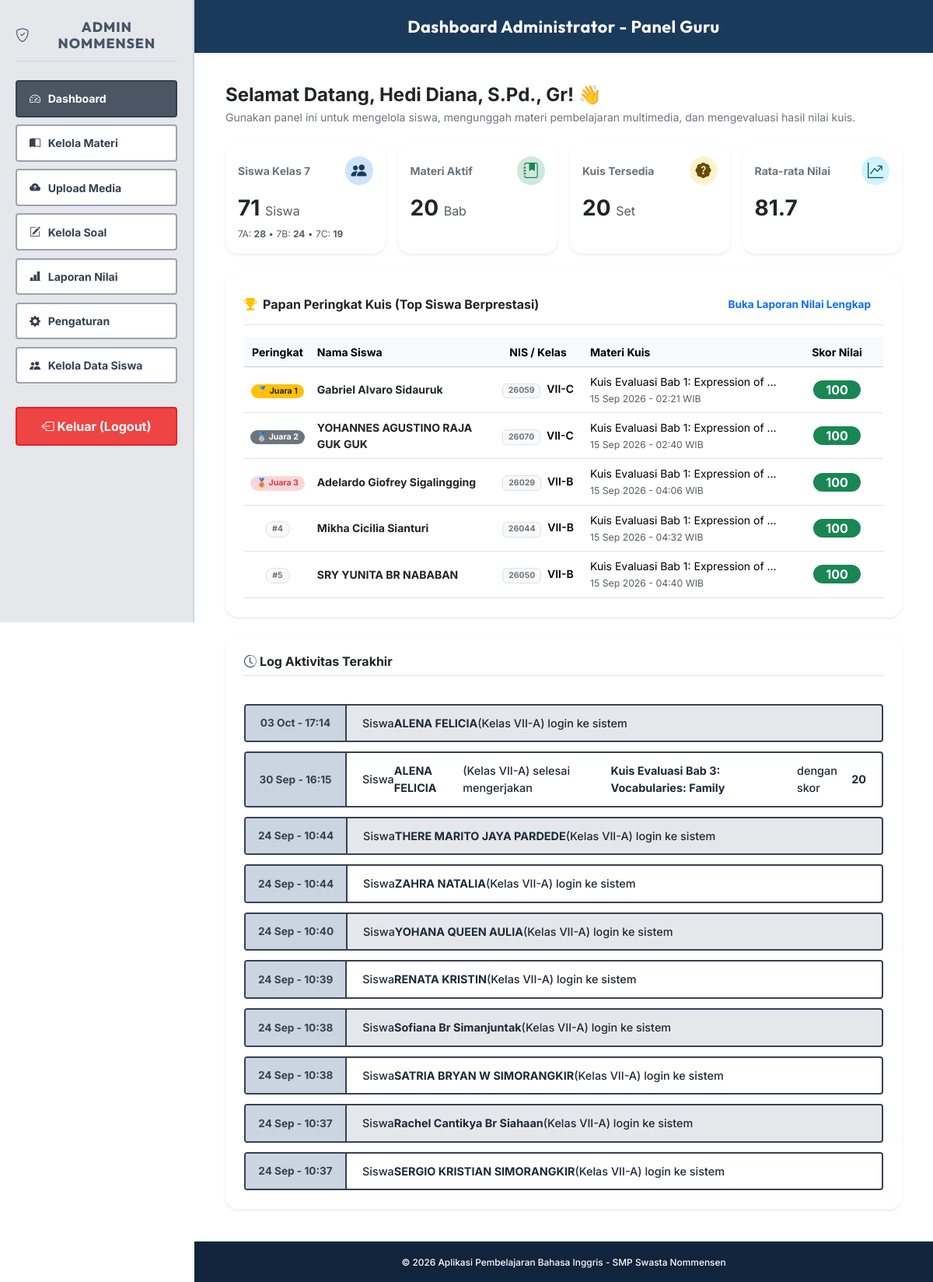
The app's page /admin/dashboard.php (signed in) with its own data.
### tables this page shows
CREATE TABLE `tb_hasil` (
  `id_hasil` int(11) NOT NULL AUTO_INCREMENT,
  `id_siswa` int(11) NOT NULL,
  `id_kuis` int(11) NOT NULL,
  `skor` int(11) NOT NULL,
  `jumlah_benar` int(11) NOT NULL,
  `jumlah_salah` int(11) NOT NULL,
  `waktu_selesai` timestamp NOT NULL DEFAULT current_timestamp(),
  PRIMARY KEY (`id_hasil`),
  KEY `id_siswa` (`id_siswa`),
  KEY `id_kuis` (`id_kuis`),
  CONSTRAINT `tb_hasil_ibfk_1` FOREIGN KEY (`id_siswa`) REFERENCES `tb_siswa` (`id_siswa`) ON DELETE CASCADE,
  CONSTRAINT `tb_hasil_ibfk_2` FOREIGN KEY (`id_kuis`) REFERENCES `tb_kuis` (`id_kuis`) ON DELETE CASCADE
);

CREATE TABLE `tb_siswa` (
  `id_siswa` int(11) NOT NULL AUTO_INCREMENT,
  `nis` varchar(20) NOT NULL,
  `nisn` varchar(20) DEFAULT NULL,
  `nama_siswa` varchar(100) NOT NULL,
  `password` varchar(255) NOT NULL,
  `kelas` varchar(50) NOT NULL,
  `last_login` datetime DEFAULT NULL,
  `created_at` timestamp NOT NULL DEFAULT current_timestamp(),
  PRIMARY KEY (`id_siswa`),
  UNIQUE KEY `nis` (`nis`),
  UNIQUE KEY `nisn` (`nisn`)
);

CREATE TABLE `tb_kuis` (
  `id_kuis` int(11) NOT NULL AUTO_INCREMENT,
  `judul_kuis` varchar(150) NOT NULL,
  `kategori_materi` varchar(50) NOT NULL,
  `waktu_pengerjaan` int(11) NOT NULL,
  `id_materi` int(11) DEFAULT NULL,
  `nilai_lulus` int(11) DEFAULT 70,
  `created_at` timestamp NOT NULL DEFAULT current_timestamp(),
  `id_guru` int(11) DEFAULT NULL,
  PRIMARY KEY (`id_kuis`),
  KEY `id_guru` (`id_guru`),
  KEY `id_materi` (`id_materi`),
  CONSTRAINT `tb_kuis_ibfk_1` FOREIGN KEY (`id_guru`) REFERENCES `tb_guru` (`id_guru`) ON DELETE SET NULL,
  CONSTRAINT `tb_kuis_ibfk_2` FOREIGN KEY (`id_materi`) REFERENCES `tb_materi` (`id_materi`) ON DELETE SET NULL
);

### admin/dashboard.php (the view, shortened to what this page needs)
<?php
require_once '../config.php';
try {
    $total_siswa = $pdo->query("SELECT COUNT(*) FROM tb_siswa WHERE kelas LIKE 'VII-%'")->fetchColumn();
    $count_7a = $pdo->query("SELECT COUNT(*) FROM tb_siswa WHERE kelas = 'VII-A'")->fetchColumn();
    $count_7b = $pdo->query("SELECT COUNT(*) FROM tb_siswa WHERE kelas = 'VII-B'")->fetchColumn();
    $count_7c = $pdo->query("SELECT COUNT(*) FROM tb_siswa WHERE kelas = 'VII-C'")->fetchColumn();
    $total_materi = $pdo->query("SELECT COUNT(*) FROM tb_materi")->fetchColumn();
    $total_kuis = $pdo->query("SELECT COUNT(*) FROM tb_kuis")->fetchColumn();
    $avg_score_raw = $pdo->query("SELECT AVG(h.skor) FROM tb_hasil h JOIN tb_siswa s ON h.id_siswa = s.id_siswa WHERE s.kelas LIKE 'VII-%'")->fetchColumn();
    $rata_rata_nilai = $avg_score_raw !== null ? round($avg_score_raw, 1) : 0;
    $stmt_lead = $pdo->query("
        SELECT h.*, s.nama_siswa, s.nis, s.kelas, k.judul_kuis
        FROM tb_hasil h
        JOIN tb_siswa s ON h.id_siswa = s.id_siswa
        JOIN tb_kuis k ON h.id_kuis = k.id_kuis
        WHERE s.kelas LIKE 'VII-%'
        ORDER BY h.skor DESC, h.jumlah_benar DESC, h.waktu_selesai ASC
        LIMIT 5
    ");
    $top_leaderboard = $stmt_lead->fetchAll();
} catch (PDOException $e) {
    $rata_rata_nilai = 0;
    $top_leaderboard = [];
}
$activities = [];
try {
    $sql_union = "
        SELECT 'kuis' as tipe, h.waktu_selesai as tanggal, s.nama_siswa, s.kelas, k.judul_kuis as detail, h.skor
        FROM tb_hasil h
        JOIN tb_siswa s ON h.id_siswa = s.id_siswa
        JOIN tb_kuis k ON h.id_kuis = k.id_kuis
        UNION ALL
        SELECT 'materi' as tipe, m.created_at as tanggal, '' as nama_siswa, '' as kelas, CONCAT(m.kategori, ' - ', m.judul_materi) as detail, 0 as skor
        FROM tb_materi m
        UNION ALL
        SELECT 'login' as tipe, s.last_login as tanggal, s.nama_siswa, s.kelas, 'Siswa Login' as detail, 0 as skor
        FROM tb_siswa s
        WHERE s.last_login IS NOT NULL
        ORDER BY tanggal DESC
        LIMIT 10
    ";
    $stmt_union = $pdo->query($sql_union);
    $activities = $stmt_union->fetchAll();
} catch (PDOException $e) {
    $activities = [];
}
?>
<!DOCTYPE html>
<html lang="id">
<head>
    <link href="https://cdn.jsdelivr.net/npm/bootstrap@5.3.3/dist/css/bootstrap.min.css" rel="stylesheet">
    <link rel="stylesheet" href="https://cdn.jsdelivr.net/npm/bootstrap-icons@1.11.3/font/bootstrap-icons.min.css">
    <link rel="stylesheet" href="../assets/css/style.css?v=4.3.0">
</head>
<body class="admin-body">
    <header class="top-header">
        Dashboard Administrator - Panel Guru
    </header>
    <div class="admin-layout">
        <aside class="sidebar">
            <div class="sidebar-brand">
                <h3 class="d-flex align-items-center justify-content-center gap-2">
                    <i class="bi bi-shield-check"></i>
                    <span>ADMIN NOMMENSEN</span>
                </h3>
                <ul class="sidebar-menu">
                    <li><a href="dashboard.php" class="active"><i class="bi bi-speedometer2"></i>Dashboard</a></li>
                    <li><a href="kelola_materi.php"><i class="bi bi-book-half"></i>Kelola Materi</a></li>
                    <li><a href="upload_media.php"><i class="bi bi-cloud-arrow-up-fill"></i>Upload Media</a></li>
                    <li><a href="kelola_soal.php"><i class="bi bi-pencil-square"></i>Kelola Soal</a></li>
                    <li><a href="laporan_nilai.php"><i class="bi bi-bar-chart-line-fill"></i>Laporan Nilai</a></li>
                    <li><a href="pengaturan.php"><i class="bi bi-gear-fill"></i>Pengaturan</a></li>
                    <li><a href="kelola_siswa.php"><i class="bi bi-people-fill"></i>Kelola Data Siswa</a></li>
                </ul>
            </div>
            <a href="logout.php" class="btn-logout-sidebar" onclick="return confirm('Apakah Anda yakin ingin keluar?')">
                <i class="bi bi-box-arrow-left me-1"></i>Keluar (Logout)
            </a>
        </aside>
        <main class="main-content">
            <div class="mb-4">
                <h2 class="h4 fw-bold text-dark mb-1">Selamat Datang, <?= htmlspecialchars($_SESSION['admin_nama']) ?>! 👋</h2>
                <p class="text-secondary small mb-0">Gunakan panel ini untuk mengelola siswa, mengunggah materi pembelajaran multimedia, dan mengevaluasi hasil nilai kuis.</p>
            </div>
            <div class="row row-cols-1 row-cols-sm-2 row-cols-xl-4 g-3 mb-4">
                <div class="col">
                    <div class="card border-0 shadow-sm rounded-4 p-3 bg-white h-100">
                        <div class="d-flex justify-content-between align-items-center mb-2">
                            <span class="text-secondary small fw-bold">Siswa Kelas 7</span>
                            <div class="badge bg-primary-subtle text-primary p-2 rounded-circle"><i class="bi bi-people-fill fs-5"></i></div>
                        </div>
                        <div class="fs-3 fw-bold text-dark"><?= $total_siswa ?> <span class="fs-6 text-muted fw-normal">Siswa</span></div>
                        <div class="small text-muted mt-1" style="font-size: 0.75rem;">
                            7A: <strong><?= $count_7a ?></strong> &bull; 7B: <strong><?= $count_7b ?></strong> &bull; 7C: <strong><?= $count_7c ?></strong>
                        </div>
                    </div>
                </div>
                <div class="col">
                    <div class="card border-0 shadow-sm rounded-4 p-3 bg-white h-100">
                        <div class="d-flex justify-content-between align-items-center mb-2">
                            <span class="text-secondary small fw-bold">Materi Aktif</span>
                            <div class="badge bg-success-subtle text-success p-2 rounded-circle"><i class="bi bi-journal-bookmark-fill fs-5"></i></div>
                        </div>
                        <div class="fs-3 fw-bold text-dark"><?= $total_materi ?> <span class="fs-6 text-muted fw-normal">Bab</span></div>
                    </div>
                </div>
                <div class="col">
                    <div class="card border-0 shadow-sm rounded-4 p-3 bg-white h-100">
                        <div class="d-flex justify-content-between align-items-center mb-2">
                            <span class="text-secondary small fw-bold">Kuis Tersedia</span>
                            <div class="badge bg-warning-subtle text-warning-emphasis p-2 rounded-circle"><i class="bi bi-patch-question-fill fs-5"></i></div>
                        </div>
                        <div class="fs-3 fw-bold text-dark"><?= $total_kuis ?> <span class="fs-6 text-muted fw-normal">Set</span></div>
                    </div>
                </div>
                <div class="col">
                    <div class="card border-0 shadow-sm rounded-4 p-3 bg-white h-100">
                        <div class="d-flex justify-content-between align-items-center mb-2">
                            <span class="text-secondary small fw-bold">Rata-rata Nilai</span>
                            <div class="badge bg-info-subtle text-info-emphasis p-2 rounded-circle"><i class="bi bi-graph-up-arrow fs-5"></i></div>
                        </div>
                        <div class="fs-3 fw-bold text-dark"><?= $rata_rata_nilai ?></div>
                    </div>
                </div>
            </div>
            <?php if (!empty($top_leaderboard)): ?>
            <div class="card border-0 shadow-sm rounded-4 bg-white p-4 mb-4">
                <div class="d-flex justify-content-between align-items-center border-bottom pb-2 mb-3">
                    <h3 class="h6 fw-bold text-dark mb-0">
                        <i class="bi bi-trophy-fill me-2 text-warning"></i>Papan Peringkat Kuis (Top Siswa Berprestasi)
                    </h3>
                    <a href="laporan_nilai.php" class="btn btn-sm btn-outline-primary rounded-pill px-3 fw-bold">
                        Buka Laporan Nilai Lengkap
                    </a>
                </div>
                <div class="table-responsive">
                    <table class="table table-hover align-middle mb-0 small">
                        <thead class="table-light">
                            <tr>
                                <th style="width: 10%; text-align: center;">Peringkat</th>
                                <th style="width: 30%;">Nama Siswa</th>
                                <th style="width: 15%; text-align: center;">NIS / Kelas</th>
                                <th style="width: 30%;">Materi Kuis</th>
                                <th style="width: 15%; text-align: center;">Skor Nilai</th>
                            </tr>
                        </thead>
                        <tbody>
                            <?php foreach ($top_leaderboard as $idx => $lead): ?>
                                <?php
                                $pos = $idx + 1;
                                $medal = $pos === 1 ? '🥇 Juara 1' : ($pos === 2 ? '🥈 Juara 2' : ($pos === 3 ? '🥉 Juara 3' : '#' . $pos));
                                ?>
                                <tr>
                                    <td style="text-align: center;">
                                        <span class="badge <?= $pos === 1 ? 'bg-warning text-dark' : ($pos === 2 ? 'bg-secondary text-white' : ($pos === 3 ? 'bg-danger-subtle text-danger' : 'bg-light text-secondary border')) ?> rounded-pill px-2 py-1">
                                            <?= $medal ?>
                                        </span>
                                    </td>
                                    <td>
                                        <div class="fw-bold text-dark"><?= htmlspecialchars($lead['nama_siswa']) ?></div>
                                    </td>
                                    <td style="text-align: center;">
                                        <span class="badge bg-light text-secondary border"><?= htmlspecialchars($lead['nis']) ?></span>
                                        <span class="fw-semibold ms-1"><?= htmlspecialchars($lead['kelas']) ?></span>
                                    </td>
                                    <td>
                                        <div class="text-truncate" style="max-width: 250px;" title="<?= htmlspecialchars($lead['judul_kuis']) ?>">
                                            <?= htmlspecialchars($lead['judul_kuis']) ?>
                                        </div>
                                        <small class="text-muted"><?= date('d M Y - H:i', strtotime($lead['waktu_selesai'])) ?> WIB</small>
                                    </td>
                                    <td style="text-align: center;">
                                        <span class="badge <?= $lead['skor'] >= 70 ? 'bg-success text-white' : 'bg-primary text-white' ?> fs-6 px-3 py-1 rounded-pill">
                                            <?= $lead['skor'] ?>
                                        </span>
                                    </td>
                                </tr>
                            <?php endforeach; ?>
                        </tbody>
                    </table>
                </div>
            </div>
            <?php endif; ?>
            <div class="card border-0 shadow-sm rounded-4 bg-white p-4">
                <h3 class="h6 fw-bold text-dark border-bottom pb-2 mb-3">
                    <i class="bi bi-clock-history me-1 text-primary"></i>Log Aktivitas Terakhir
                </h3>
                <div class="activity-container">
                    <?php if (empty($activities)): ?>
                        <div class="text-center text-muted py-4 border border-dashed rounded-3">
                            Belum ada riwayat aktivitas di sistem.
                        </div>
                    <?php else: ?>
                        <?php foreach ($activities as $idx => $act): ?>
                            <?php
                            $time_str = date('d M - H:i', strtotime($act['tanggal']));
                            $row_bg_class = ($idx % 2 === 0) ? 'activity-row-gray' : 'activity-row-white';
                            $text = "";
                            if ($act['tipe'] === 'kuis') {
                                $text = "Siswa <strong>" . htmlspecialchars($act['nama_siswa']) . "</strong> (Kelas " . htmlspecialchars($act['kelas']) . ") selesai mengerjakan <strong>" . htmlspecialchars($act['detail']) . "</strong> dengan skor <strong>" . $act['skor'] . "</strong>";
                            } elseif ($act['tipe'] === 'materi') {
                                $text = "Materi baru ditambahkan: <strong>" . htmlspecialchars($act['detail']) . "</strong>";
                            } elseif ($act['tipe'] === 'login') {
                                $text = "Siswa <strong>" . htmlspecialchars($act['nama_siswa']) . "</strong> (Kelas " . htmlspecialchars($act['kelas']) . ") login ke sistem";
                            }
                            ?>
                            <div class="activity-row <?= $row_bg_class ?>">
                                <div class="activity-time"><?= $time_str ?></div>
                                <div class="activity-text"><?= $text ?></div>
                            </div>
                        <?php endforeach; ?>
                    <?php endif; ?>
                </div>
            </div>
        </main>
    </div>
    <footer class="bottom-footer text-center py-3 text-white border-top">
        <small>&copy; 2026 Aplikasi Pembelajaran Bahasa Inggris - SMP Swasta Nommensen</small>
    </footer>
</body>
</html>

### records on screen
tb_hasil: medal "🥇 Juara 1", id_siswa.nama_siswa "Gabriel Alvaro Sidauruk", id_siswa.nis "26059", id_siswa.kelas "VII-C", id_kuis.judul_kuis "Kuis Evaluasi Bab 1: Expression of…", waktu_selesai "15 Sep 2026 - 02:21", skor "100"
tb_hasil: medal "🥈 Juara 2", id_siswa.nama_siswa "YOHANNES AGUSTINO RAJA GUK GUK", id_siswa.nis "26070", id_siswa.kelas "VII-C", id_kuis.judul_kuis "Kuis Evaluasi Bab 1: Expression of…", waktu_selesai "15 Sep 2026 - 02:40", skor "100"
tb_hasil: medal "🥉 Juara 3", id_siswa.nama_siswa "Adelardo Giofrey Sigalingging", id_siswa.nis "26029", id_siswa.kelas "VII-B", id_kuis.judul_kuis "Kuis Evaluasi Bab 1: Expression of…", waktu_selesai "15 Sep 2026 - 04:06", skor "100"
tb_hasil: medal "#4", id_siswa.nama_siswa "Mikha Cicilia Sianturi", id_siswa.nis "26044", id_siswa.kelas "VII-B", id_kuis.judul_kuis "Kuis Evaluasi Bab 1: Expression of…", waktu_selesai "15 Sep 2026 - 04:32", skor "100"
tb_hasil: medal "#5", id_siswa.nama_siswa "SRY YUNITA BR NABABAN", id_siswa.nis "26050", id_siswa.kelas "VII-B", id_kuis.judul_kuis "Kuis Evaluasi Bab 1: Expression of…", waktu_selesai "15 Sep 2026 - 04:40", skor "100"

### other values on screen
$_SESSION['admin_nama'] "Hedi Diana, S.Pd., Gr"
$total_siswa "71"
$count_7a "28"
$count_7b "24"
$count_7c "19"
$total_materi "20"
$total_kuis "20"
$rata_rata_nilai "81.7"
$time_str "03 Oct - 17:14"
$act['nama_siswa'] "ALENA FELICIA"
$act['kelas'] "VII-A"
$time_str "30 Sep - 16:15"
$act['detail'] "Kuis Evaluasi Bab 3: Vocabularies: Family"
$act['skor'] "20"
$time_str "24 Sep - 10:44"
